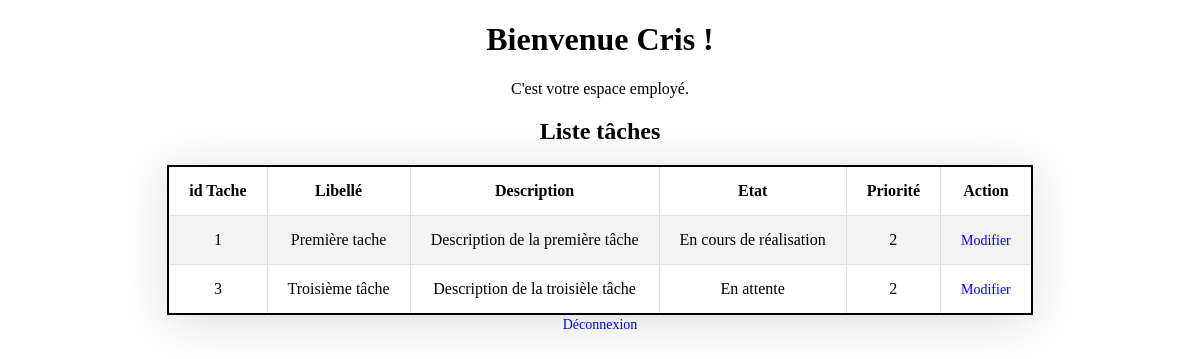
/M2L/employe/home.php (signed in), run on the app's committed database.
### tables this page shows
CREATE TABLE `tache` (
  `id` int(11) NOT NULL,
  `Libelle` varchar(255) DEFAULT NULL,
  `Description` varchar(255) DEFAULT NULL,
  `Etat` varchar(255) DEFAULT 'Non assignee',
  `Raison` varchar(255) DEFAULT NULL,
  `Priorite` int(11) DEFAULT NULL,
  `idemploye` int(11) DEFAULT '1'
);

### M2L/employe/home.php (the view, shortened to what this page needs)
<!DOCTYPE html>
<html>
  <head>
  <link rel="stylesheet" href="../style.css" />
  </head>
  <body>
    <div class="sucess">
    <h1>Bienvenue <?php echo $_SESSION['username']; ?> !</h1>
    <p>C'est votre espace employé.</p>
<body>
<h2>Liste tâches</h2>
<table class="table-style" >
<tr style="text-align: left;"><th>id Tache</th><th>Libellé</th><th>Description</th><th>Etat</th><th>Priorité</th><th>Action</th></tr>
<?php
$id= $_SESSION['id'];
require('../config.php');
 $query = "SELECT tache.id, libelle, description, etat, priorite FROM tache INNER JOIN users ON tache.idemploye = users.id where idemploye=$id";
 $result = mysqli_query($conn, $query);
 if ($result) {
  if (mysqli_num_rows($result) > 0) {
   while($row = mysqli_fetch_assoc($result)) {
    echo "<tr>
      <td>".$row["id"]."</td>
      <td>".$row["libelle"]."</td>
      <td>".$row["description"]."</td>
      <td>".$row["etat"]."</td>
      <td>".$row["priorite"]."</td>
      <td>";echo '<a href="modifier_taches.php?id='. $row['id'] .'"> Modifier </a>';"</td></tr>\n";
   }
  }
 }
?>
</table>
</section></body>
</html>
    <a href="../logout.php" style="margin-top: 50px;">Déconnexion</a>
  </body>
</html>

### M2L f/style.css (style rules this page uses)
body { background: white; }
.sucess { text-align: center; color: black; }
.sucess a { text-decoration: none; color: #0322RC; font-size: 14px; }
.table-style { border-collapse: collapse; box-shadow: 0 5px 50px rgba(0,0,0,0.15); cursor: pointer; margin: 0px auto; border: 2px solid black; }
th, td { padding: 15px 20px; text-align: center; }
tbody tr, td, th { border: 1px solid #ddd; }
tbody tr:nth-child(even) { background-color: #f3f3f3; }

### data on the page
tache: id "1", Libelle "Première tache", Description "Description de la première tâche", Etat "En cours de réalisation", Priorite "2"
tache: id "3", Libelle "Troisième tâche", Description "Description de la troisièle tâche", Etat "En attente", Priorite "2"

### other printed values
$_SESSION['username'] "Cris"
